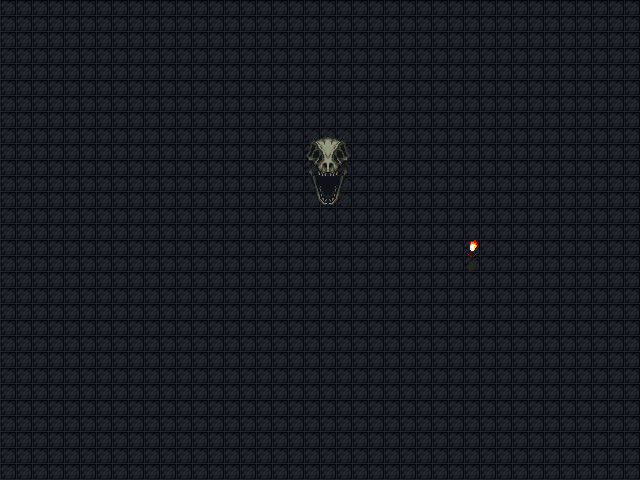

Rendered tile map (Tiled .tmx) drawn with the repository's tilesets; below, a short description and the map source with its tile grids summarised:
An orthogonal 40x30 tile map with 16x16 px tiles, 2 tile layers (Tile Layer 1, Tile Layer 2).

<map version="1.2" tiledversion="1.2.0" orientation="orthogonal" renderorder="right-down" width="40" height="30" tilewidth="16" tileheight="16" infinite="0" nextlayerid="3" nextobjectid="1">
 <tileset firstgid="1" source="Castle.tsx" />
 <layer id="1" name="Tile Layer 1" width="40" height="30">
  <data>[1200 cells, 1200 non-empty, 1 distinct tile ids]</data>
 </layer>
 <layer id="2" name="Tile Layer 2" width="40" height="30">
  <data>[1200 cells, 17 non-empty, 17 distinct tile ids]</data>
 </layer>
</map>
